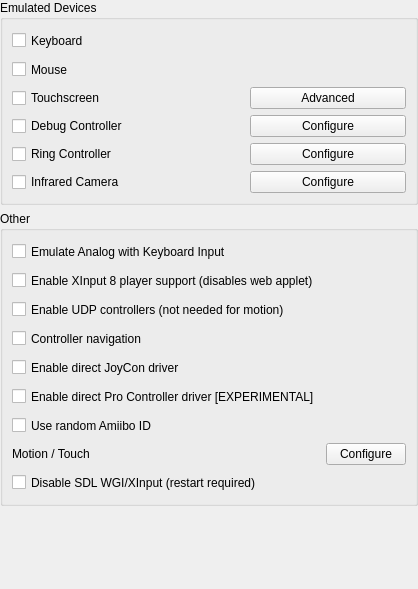
       <widget class="QWidget" name="rightInputAdvanced" native="true">
        <layout class="QVBoxLayout" name="rightLayout" stretch="1,1">
         <property name="spacing">
          <number>3</number>
         </property>
         <property name="leftMargin">
          <number>0</number>
         </property>
         <property name="topMargin">
          <number>0</number>
         </property>
         <property name="rightMargin">
          <number>0</number>
         </property>
         <property name="bottomMargin">
          <number>0</number>
         </property>
         <item>
          <widget class="QWidget" name="topRightInputAdvanced" native="true">
           <layout class="QVBoxLayout" name="verticalLayout">
            <property name="leftMargin">
             <number>0</number>
            </property>
            <property name="topMargin">
             <number>0</number>
            </property>
            <property name="rightMargin">
             <number>0</number>
            </property>
            <property name="bottomMargin">
             <number>0</number>
            </property>
            <item>
             <widget class="QGroupBox" name="emulatedDevicesGroupBox">
              <property name="title">
               <string>Emulated Devices</string>
              </property>
              <layout class="QGridLayout" name="emulatedDevicesGridLayout">
               <item row="0" column="0">
                <widget class="QCheckBox" name="keyboard_enabled">
                 <property name="minimumSize">
                  <size>
                   <width>0</width>
                   <height>23</height>
                  </size>
                 </property>
                 <property name="text">
                  <string>Keyboard</string>
                 </property>
                </widget>
               </item>
                <item row="1" column="0">
                  <widget class="QCheckBox" name="mouse_enabled">
                    <property name="minimumSize">
                      <size>
                        <width>0</width>
                        <height>23</height>
                      </size>
                    </property>
                    <property name="text">
                      <string>Mouse</string>
                    </property>
                  </widget>
                </item>
                <item row="2" column="0">
                  <widget class="QCheckBox" name="touchscreen_enabled">
                    <property name="text">
                      <string>Touchscreen</string>
                    </property>
                  </widget>
                </item>
               <item row="2" column="1">
                <spacer name="horizontalSpacer_8">
                 <property name="orientation">
                  <enum>Qt::Horizontal</enum>
                 </property>
                 <property name="sizeType">
                  <enum>QSizePolicy::Fixed</enum>
                 </property>
                 <property name="sizeHint" stdset="0">
                  <size>
                   <width>76</width>
                   <height>20</height>
                  </size>
                 </property>
                </spacer>
               </item>
                <item row="2" column="2">
                  <widget class="QPushButton" name="touchscreen_advanced">
                    <property name="text">
                      <string>Advanced</string>
                    </property>
                  </widget>
                </item>
               <item row="3" column="0">
                <widget class="QCheckBox" name="debug_enabled">
                 <property name="text">
                  <string>Debug Controller</string>
                 </property>
                </widget>
               </item>
               <item row="3" column="2">
                <widget class="QPushButton" name="debug_configure">
                 <property name="text">
                  <string>Configure</string>
                 </property>
                </widget>
               </item>
               <item row="4" column="0">
                <widget class="QCheckBox" name="enable_ring_controller">
                 <property name="text">
                  <string>Ring Controller</string>
                 </property>
                </widget>
               </item>
               <item row="4" column="2">
                <widget class="QPushButton" name="ring_controller_configure">
                 <property name="text">
                  <string>Configure</string>
                 </property>
                </widget>
               </item>
               <item row="5" column="0">
                <widget class="QCheckBox" name="enable_ir_sensor">
                 <property name="text">
                  <string>Infrared Camera</string>
                 </property>
                </widget>
               </item>
               <item row="5" column="2">
                <widget class="QPushButton" name="camera_configure">
                 <property name="text">
                  <string>Configure</string>
                 </property>
                </widget>
               </item>
              </layout>
             </widget>
            </item>
             <item>
               <widget class="QGroupBox" name="otherGroupBox">
                 <property name="title">
                   <string>Other</string>
                 </property>
                 <layout class="QGridLayout" name="OtherGridLayout">
                   <item row="1" column="0">
                     <widget class="QCheckBox" name="emulate_analog_keyboard">
                       <property name="minimumSize">
                         <size>
                           <width>0</width>
                           <height>23</height>
                         </size>
                       </property>
                       <property name="text">
                         <string>Emulate Analog with Keyboard Input</string>
                       </property>
                     </widget>
                   </item>
                   <item row="2" column="0">
                     <widget class="QCheckBox" name="enable_raw_input">
                       <property name="toolTip">
                         <string>Requires restarting STORM SWITCH</string>
                       </property>
                       <property name="minimumSize">
                         <size>
                           <width>0</width>
                           <height>23</height>
                         </size>
                       </property>
                       <property name="text">
                         <string>Enable XInput 8 player support (disables web applet)</string>
                       </property>
                     </widget>
                   </item>
                   <item row="3" column="0">
                     <widget class="QCheckBox" name="enable_udp_controller">
                       <property name="minimumSize">
                         <size>
                           <width>0</width>
                           <height>23</height>
                         </size>
                       </property>
                       <property name="text">
                         <string>Enable UDP controllers (not needed for motion)</string>
                       </property>
                     </widget>
                   </item>
                   <item row="4" column="0">
                     <widget class="QCheckBox" name="controller_navigation">
                       <property name="minimumSize">
                         <size>
                           <width>0</width>
                           <height>23</height>
                         </size>
                       </property>
                       <property name="text">
                         <string>Controller navigation</string>
                       </property>
                     </widget>
                   </item>
                   <item row="5" column="0">
                      <widget class="QCheckBox" name="enable_joycon_driver">
                       <property name="toolTip">
                         <string>Requires restarting STORM SWITCH</string>
                       </property>
                       <property name="minimumSize">
                         <size>
                           <width>0</width>
                           <height>23</height>
                         </size>
                       </property>
                       <property name="text">
                         <string>Enable direct JoyCon driver</string>
                       </property>
                     </widget>
                   </item>
                   <item row="6" column="0">
                      <widget class="QCheckBox" name="enable_procon_driver">
                       <property name="toolTip">
                         <string>Requires restarting STORM SWITCH</string>
                       </property>
                       <property name="minimumSize">
                         <size>
                           <width>0</width>
                           <height>23</height>
                         </size>
                       </property>
                       <property name="text">
                         <string>Enable direct Pro Controller driver [EXPERIMENTAL]</string>
                       </property>
                     </widget>
                   </item>
                   <item row="7" column="0">
                     <widget class="QCheckBox" name="random_amiibo_id">
                       <property name="toolTip">
                         <string>Allows unlimited uses of the same Amiibo in games that would otherwise limit you to one use.</string>
                       </property>
                       <property name="minimumSize">
                         <size>
                           <width>0</width>
                           <height>23</height>
                         </size>
                       </property>
                       <property name="text">
                         <string>Use random Amiibo ID</string>
                       </property>
                     </widget>
                   </item>
                   <item row="8" column="0">
                     <widget class="QLabel" name="motion_touch">
                       <property name="text">
                         <string>Motion / Touch</string>
                       </property>
                     </widget>
                   </item>
                   <item row="8" column="2">
                     <widget class="QPushButton" name="buttonMotionTouch">
                       <property name="text">
                         <string>Configure</string>
                       </property>
                     </widget>
                   </item>
                   <item row="9" column="0">
                      <widget class="QCheckBox" name="disable_wgi_xinput">
                        <property name="toolTip">
                          <string>Disables SDL WGI and XInput controller drivers. Prevents trigger conflicts, vibration issues, and synthetic Home button presses. Emulator restart required.</string>
                        </property>
                        <property name="minimumSize">
                          <size>
                            <width>0</width>
                            <height>23</height>
                          </size>
                        </property>
                        <property name="text">
                          <string>Disable SDL WGI/XInput (restart required)</string>
                        </property>
                      </widget>
                   </item>
                 </layout>
               </widget>
             </item>
            <item>
             <spacer name="verticalSpacer">
              <property name="orientation">
               <enum>Qt::Vertical</enum>
              </property>
              <property name="sizeHint" stdset="0">
               <size>
                <width>20</width>
                <height>40</height>
               </size>
              </property>
             </spacer>
            </item>
           </layout>
          </widget>
         </item>
         <item>
          <widget class="QWidget" name="bottomRightInputAdvanced" native="true">
           <layout class="QVBoxLayout" name="verticalLayout_2">
            <property name="leftMargin">
             <number>0</number>
            </property>
            <property name="topMargin">
             <number>0</number>
            </property>
            <property name="rightMargin">
             <number>0</number>
            </property>
            <property name="bottomMargin">
             <number>0</number>
            </property>
            <item>
             <spacer name="mainVerticalSpacer">
              <property name="orientation">
               <enum>Qt::Vertical</enum>
              </property>
              <property name="sizeHint" stdset="0">
               <size>
                <width>20</width>
                <height>40</height>
               </size>
              </property>
             </spacer>
            </item>
           </layout>
          </widget>
         </item>
        </layout>
       </widget>
